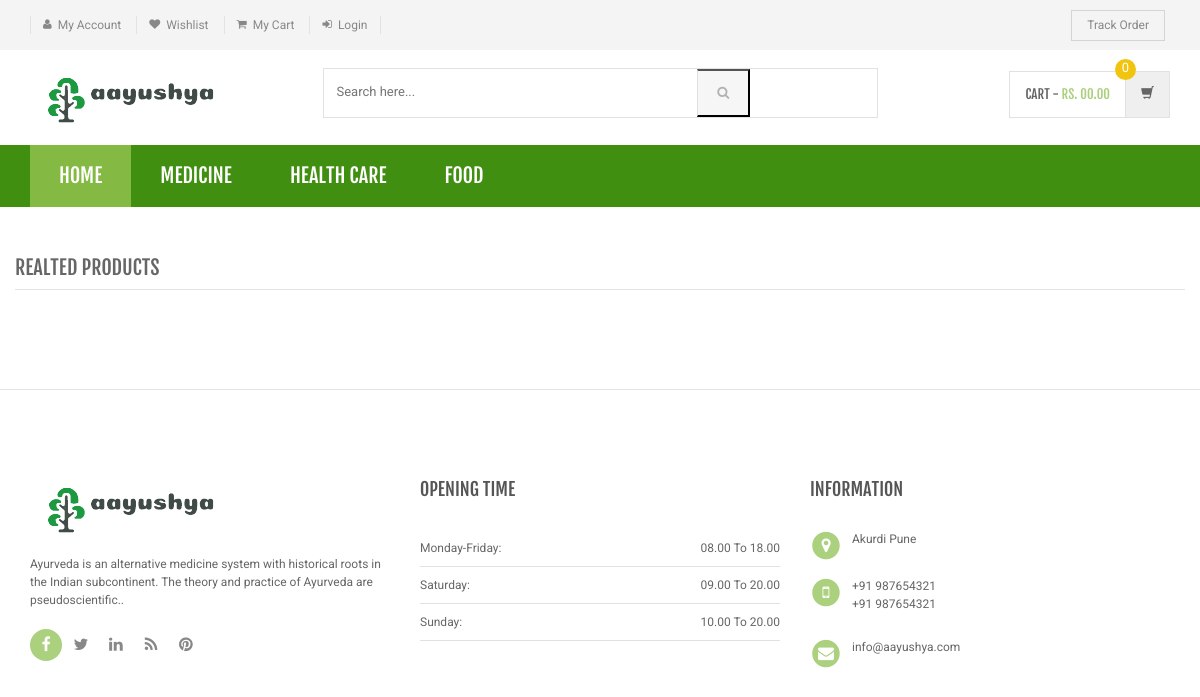
Page /product-details.php on the committed database.
### tables this page shows
CREATE TABLE `category` (
  `id` int(11) NOT NULL,
  `categoryName` varchar(255) DEFAULT NULL,
  `categoryDescription` longtext DEFAULT NULL,
  `creationDate` timestamp NOT NULL DEFAULT current_timestamp(),
  `updationDate` varchar(255) DEFAULT NULL
);

### product-details.php (the view, shortened to what this page needs)
<?php
include('includes/config.php');
?>
<!DOCTYPE html>
<html lang="en">
	<head>
	    <link rel="stylesheet" href="assets/css/bootstrap.min.css">
	    <link rel="stylesheet" href="assets/css/main.css">
	    <link rel="stylesheet" href="assets/css/green.css">
	    <link rel="stylesheet" href="assets/css/owl.carousel.css">
		<link rel="stylesheet" href="assets/css/owl.transitions.css">
		<link href="assets/css/lightbox.css" rel="stylesheet">
		<link rel="stylesheet" href="assets/css/animate.min.css">
		<link rel="stylesheet" href="assets/css/rateit.css">
		<link rel="stylesheet" href="assets/css/bootstrap-select.min.css">
		<link rel="stylesheet" href="assets/css/config.css">
		<link href="assets/css/green.css" rel="alternate stylesheet" title="Green color">
		<link href="assets/css/blue.css" rel="alternate stylesheet" title="Blue color">
		<link href="assets/css/red.css" rel="alternate stylesheet" title="Red color">
		<link href="assets/css/orange.css" rel="alternate stylesheet" title="Orange color">
		<link href="assets/css/dark-green.css" rel="alternate stylesheet" title="Darkgreen color">
		<link rel="stylesheet" href="assets/css/font-awesome.min.css">
	</head>
    <body class="cnt-home">
<header class="header-style-1">
<?php include('includes/top-header.php');?>
<?php include('includes/main-header.php');?>
<?php include('includes/menu-bar.php');?>
</header>
<div class="body-content outer-top-xs">
	<div class='container'>
		<div class='row single-product outer-bottom-sm '>
			<div class='col-md-3 sidebar'>
			</div>
<section class="section featured-product wow fadeInUp">
	<h3 class="section-title">Realted Products </h3>
</section>
			</div>
		</div>
</div>
<?php include('includes/footer.php');?>
</body>
</html>

### includes/menu-bar.php (shortened to what this page needs)
<div class="header-nav animate-dropdown">
    <div class="container">
        <div class="yamm navbar navbar-default" role="navigation">
            <div class="nav-bg-class">
                <div class="navbar-collapse collapse" id="mc-horizontal-menu-collapse">
	<div class="nav-outer">
		<ul class="nav navbar-nav">
			<li class="active dropdown yamm-fw">
				<a href="index.php" data-hover="dropdown" class="dropdown-toggle">Home</a>
			</li>
              <?php $sql=mysqli_query($con,"select id,categoryName  from category limit 6");
while($row=mysqli_fetch_array($sql))
{
    ?>
			<li class="dropdown yamm">
				<a href="category.php?cid=<?php echo $row['id'];?>"> <?php echo $row['categoryName'];?></a>
			</li>
			<?php } ?>
		</ul>
		<div class="clearfix"></div>
	</div>
</div>
            </div>
        </div>
    </div>
</div>

### assets/css/green.css (style rules this page uses)
a { color: #abd07e; }
.header-style-1 .header-nav { background: #418f11; }
.cnt-home .header-style-1 .header-nav .navbar .navbar-nav > li.active { background: #84b943; }

### assets/css/lightbox.css (style rules this page uses)
body:after { content: url(../images/close.png) url(../images/loading.gif) url(../images/prev.png) url(../images/next.png); display: none; }

### assets/css/blue.css (style rules this page uses)
a { color: #3498db; }
.header-style-1 .header-nav { background: #3498db; }
.cnt-home .header-style-1 .header-nav .navbar .navbar-nav > li.active { background: #1d6ca1; }

### assets/css/red.css (style rules this page uses)
a { color: #ff6c6c; }
.header-style-1 .header-nav { background: #ff6c6c; }
.cnt-home .header-style-1 .header-nav .navbar .navbar-nav > li.active { background: #ff1a1a; }

### assets/css/orange.css (style rules this page uses)
a { color: #f39c12; }
.header-style-1 .header-nav { background: #f39c12; }
.cnt-home .header-style-1 .header-nav .navbar .navbar-nav > li.active { background: #ab6c09; }

### assets/css/dark-green.css (style rules this page uses)
a { color: #12cca7; }
.header-style-1 .header-nav { background: #418f11; }
.cnt-home .header-style-1 .header-nav .navbar .navbar-nav > li.active { background: #418f11; }

### rows in the picture
category: categoryName "MEDICINE"
category: categoryName "HEALTH CARE"
category: categoryName "FOOD"
